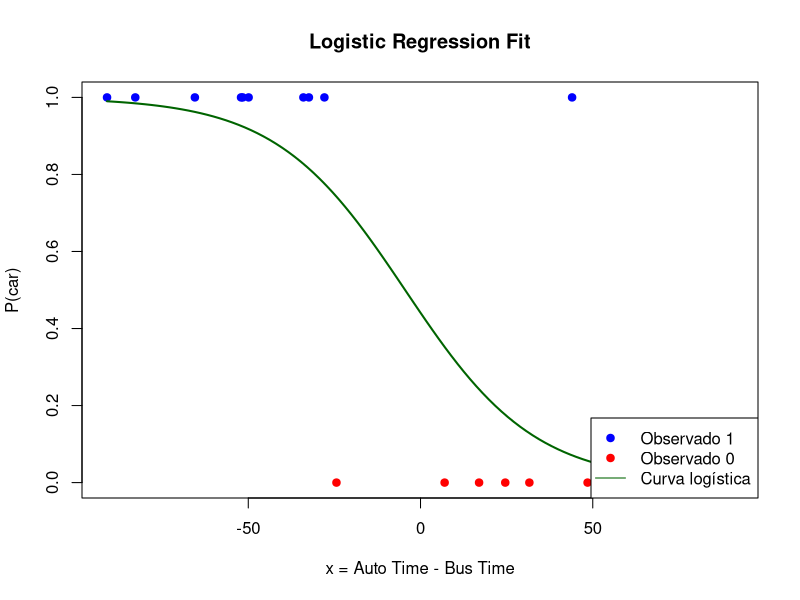

Reproduce this figure in R.
## ---- chunk 1
knitr::opts_chunk$set(echo = TRUE)
## ---- chunk 2
#----Modelo de Regresión Logística----
##----Datos----

auto_time <- c(52.90, 4.10, 4.10, 56.20, 51.80, 0.20, 27.60, 89.90, 41.50,
               95.00, 99.10, 18.50, 82.00, 8.60, 22.50, 51.40, 81.00, 51.00,
               62.20, 95.10, 41.60)

bus_time <- c(4.4, 28.5, 86.9, 31.6, 20.2, 91.2, 79.7, 2.2, 24.5,
              43.5, 8.4, 84, 38, 1.6, 74.1, 83.8, 19.2, 85, 90.1, 22.2, 91.5)

y <- c(0, 0, 1, 0, 0, 1, 1, 0, 0,
       0, 0, 1, 1, 0, 1, 1, 0, 1, 1, 0, 1)

x <- auto_time - bus_time

##---- Ajuste del modelo logístico ----

modelo <- glm(y ~ x, family = binomial)
summary(modelo)

# Visualización de los datos y la curva ajustada
plot(x, y, pch = 19, col = ifelse(y == 1, "blue", "red"),
     main = "Logistic Regression Fit",
     xlab = "x = Auto Time - Bus Time", ylab = "P(car)")
curve(predict(modelo, data.frame(x = sort(x)), type = "response"),
      add = TRUE, col = "darkgreen", lwd = 2)
legend("bottomright", legend = c("Observado 1", "Observado 0", "Curva logística"),
       col = c("blue", "red", "darkgreen"), pch = c(19, 19, NA), lty = c(NA, NA, 1))

## ---- Aquí continúa tu código completo que ya tenías ----
